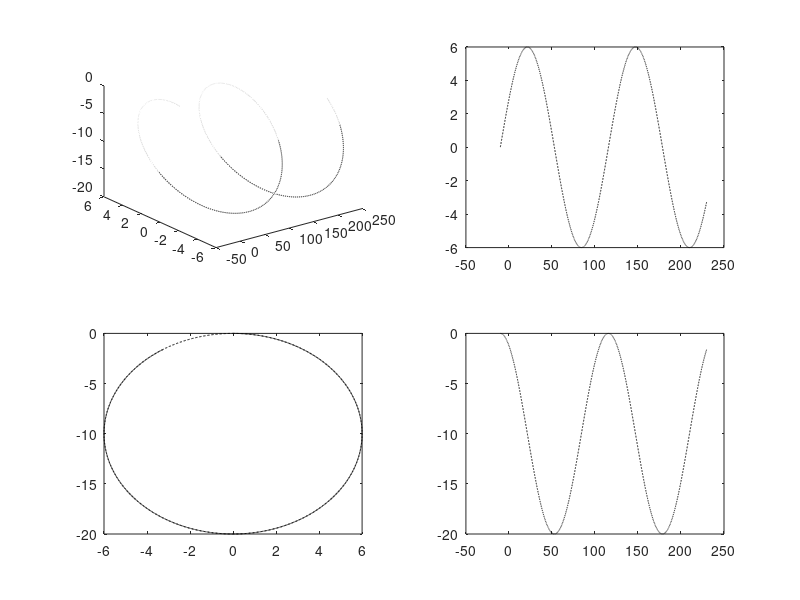

The MATLAB script that drew this image:
% Generates plots for the Helical trajectory
select_plts = 1; % plots selector for the helical trajectory

% x = -25;       y = 10;          z = -8;
x   = -11;         y       =  1;          z     = -0.7;
phi = 0;       theta = 0;      psi = 0;
u = 0;         v = 0;          w = 0;
p = 0;         q = 0;          r = 0;

eta_ini     = [x y z phi theta psi]';
nv_ini      = [u v w p q r]';
% Note nv is used to denote \nu

% Sampling and simulation parameters
Ts          = 0.1;
Tf          = 600;
% Tf          = 125;%150;
NoS         = round(Tf/Ts);

%% Generate reference trajectory, noise, current and wave signals
lambda      = 0.2573;
w0          = 0.8;
a           = 0.15;                   % standard deviation
b           = 0;                      % mean of random signal
Kw          = 1.5;
randn('state',80)                     % set the state of randn
T           = 1;       
dt          = T/NoS;
dW          = sqrt(dt)*randn(1,NoS);    % increments for di implementation
W           = cumsum(dW);             % cumulative sum or di implementation
% memory allocation
noise       = zeros(12,NoS);
yref        = zeros(6,7);
yref1       = zeros(6,NoS);
tau_wave    = zeros(6,NoS);
x_w         = zeros(2, NoS);
%ocean current velcoties are defined as follows:
uc = 0.6; vc = 0.6; wc = 0.4;
% The ocean current is given by
nu_c  = zeros(6,NoS);

for k = 1:NoS

    nu_c(:,k)  = 200*[uc*sin(0.1*k*Ts); vc*sin(0.1*k*Ts); wc*cos(0.05*k*Ts); 0; 0; 0];
   
    yref(:,k) = [-10+0.4*k*Ts; 6*sin(0.02*k*Ts); 10*cos(0.02*k*Ts)-10; 0; -atan(0.1/pi); 0.005*pi*k*Ts]; 

    wn = a.*randn(1,1) + b;
    x_w(:,k+1) = [0 1; -w0^2 -2*lambda*w0]*x_w(:,k) + [0; Kw]*wn;
    tau_wave(1:3,k) = [0 1]*x_w(:,k) + 50*W(:,k);

    linearposition_noise   = (0.005).*rand(3,1);
    angularposition_noise  = (5.42*10^(-5)).*rand(3,1);
    linearvelocity_noise   = (0.1).*rand(3,1);
    angularvelocity_noise  = (5.42*10^(-3)).*rand(3,1);
    noise(:,k)  = [linearposition_noise;angularposition_noise; ...
        linearvelocity_noise;angularvelocity_noise];

end

% Computation of R_a
delta_xd = diff(yref(1,:));
delta_yd = diff(yref(2,:));
delta_zd = diff(yref(3,:));
N_d = Tf;
% Compute the sums of absolute values inside the equation
sum_x = sum(abs(delta_xd));
sum_y = sum(abs(delta_yd));
sum_z = sum(abs(delta_zd));
% Calculate the parameter R_a using the given formula
R_a = (1 / N_d) * sqrt((sum_x)^2 + (sum_y)^2 + (sum_z)^2);
% Display the result
fprintf('The value of R_a is: %.4f\n', R_a);

% plot trajectory
figure
subplot(221)
plot3(yref(1, :), yref(2, :), yref(3, :),'--k')

subplot(222)
plot(yref(1, :), yref(2, :),'--k')

subplot(223)
plot(yref(2, :), yref(3, :),'--k')

subplot(224)
plot(yref(1, :), yref(3, :),'--k')

